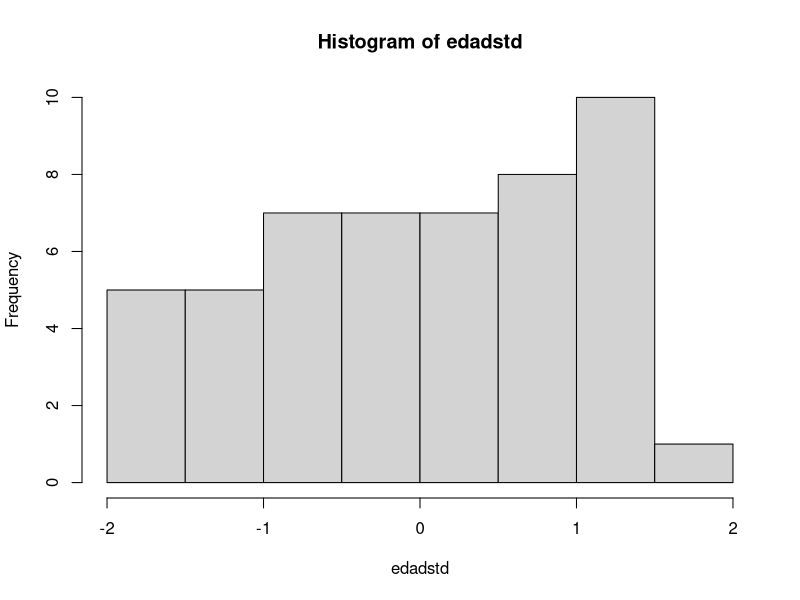

Here is the R script that generated this plot:

# 1. Primer punto ----------------------------------------
## 1.1. Semilla ------------------------------------------

set.seed(55)

## 1.2. Vectores -----------------------------------------

id=c(1:50)
edad=floor(runif(n=50, min=5, max=50))
anhos=rep("años", 50)
nombres=c("Camila", "Ana", "Gabriel", "Daniel","Salomón", "Hugo", "Santiago", 
          "Sofía", "Gabriela", "Carlos", "Andrés", "Lina", "Alejandro",
          "Andrea", "Julián", "Alejandra", "Isabel", "Ricardo", "Hernán", 
          "Natalia", "Diana", "Carolina", "Juan", "David", "Diego", "Manuela", 
          "Samuel", "Valeria", "Blanca", "Manuel", "Carla", "Juana", 
          "Karen", "Martín", "Pablo", "Gonzalo", "Verónica", "María", "Paola", 
          "Federico", "Tomás", "Isabella", "Alberto", "Tatiana", "José", 
          "Enrique", "Juliana", "Camilo", "Valentina", "Paula")

## 1.3. Concatenación ------------------------------------

texto=paste(nombres, "tiene", edad, anhos)

## 1.4. Loop ---------------------------------------------

for(i in id) {
  if(substr(nombres[i],1,1)!="J" & edad[i]%%2!=0) {
    print(texto[i])
  }
}

## 1.5. Función media y desviación estándar --------------

mean_dev=function(x){
  promedio=sum(x)/length(x)
  desv_est=sqrt(sum((x-promedio)^2)/(length(x)-1))
  output=c(promedio, desv_est)
}

print(mean_dev(edad))


## 1.6. Función normal estándar --------------------------

estandarizar = function(x) {
  promedio = mean_dev(x)[1]
  desv_est = mean_dev(x)[2]
  x_estandar = (x-promedio)/desv_est
  return(x_estandar)
}

## 1.7. Edad estandarizada -------------------------------

edadstd=estandarizar(edad)
hist(edadstd)

## 1.8. Outcomes nominales -------------------------------

e = rnorm(50, 0, 1)
salario = 2 + 3*edadstd + e
salud = 5 - 3*edadstd - edadstd^2 +e
experiencia = 2 + e
outcomes_nominales = list(salario, salud, experiencia)

## 1.9. Función matrices ---------------------------------

matriz_uno = function(x) {
  uno = rep(1, length(x))
  matriz = matrix(c(uno, x), ncol = 2, nrow = length(x))
  return(matriz)
}

## 1.10. Matriz edad + uno -------------------------------

edadstd_uno = matriz_uno(edadstd)

# 2. Segundo Punto ---------------------------------------

## 2.1. Función MCO --------------------------------------

estimacion_mco = function(x, y) {
  Beta_gorro = solve( t(x) %*% x ) %*% (t(x) %*% y)
  predicy= x %*% Beta_gorro 
  error=y-predicy
  sigma=t(error)%*%error/(length(y) - ncol(x) )
  sigma_beta_gorro= sqrt(as.double(sigma)*diag(solve( t(x) %*% x )))
  return(c(Beta_gorro, sigma_beta_gorro))
}

## 2.2. Loop MCO -----------------------------------------

resultados = matrix(NA, ncol = 4, nrow = length(outcomes_nominales),
                    dimnames=list(c(1,2,3),c("Outcome", "Beta_0", "Beta_1", "Sigma_beta_1")))

vector_palabras <- c('Salario', 'Indice de salud', 'Experiencia')

for(i in 1:length(outcomes_nominales)) {
  modelo = estimacion_mco(edadstd_uno, as.vector(outcomes_nominales[[i]]))
  resultados[i, 1] = vector_palabras[i]
  resultados[i, 2] = modelo[1]
  resultados[i, 3] = modelo[2]
  resultados[i, 4] = modelo[4]
}

print(resultados)

## 2.3 Interpretación MCO ------------------------------

"Este numeral esta resuelto en el pdf "



## Comprobación de resultados MCO

datos <- data.frame(c(outcomes_nominales),edadstd)
names(datos) <- c('salario', 'indice_salud', 'exp', 'edadstd')

summary(lm('salario ~ edadstd',data=datos) )
summary(lm('indice_salud ~ edadstd',data=datos) )
summary(lm('exp ~ edadstd',data=datos) )


